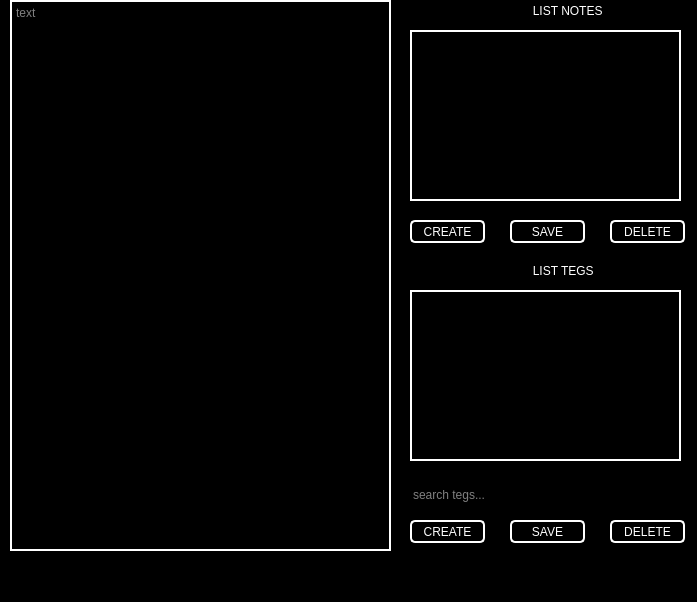
<?xml version="1.0" encoding="UTF-8"?>
<ui version="4.0">
 <class>MainWindow</class>
 <widget class="QMainWindow" name="MainWindow">
  <property name="geometry">
   <rect>
    <x>0</x>
    <y>0</y>
    <width>697</width>
    <height>602</height>
   </rect>
  </property>
  <property name="windowTitle">
   <string>EASY FACKING EDITOR BITCH</string>
  </property>
  <property name="styleSheet">
   <string notr="true">background:black;
color:white;</string>
  </property>
  <widget class="QWidget" name="centralwidget">
   <widget class="QLineEdit" name="list_notes">
    <property name="geometry">
     <rect>
      <x>410</x>
      <y>0</y>
      <width>271</width>
      <height>21</height>
     </rect>
    </property>
    <property name="styleSheet">
     <string notr="true">text-align: center;</string>
    </property>
    <property name="text">
     <string>                                    LIST NOTES</string>
    </property>
   </widget>
   <widget class="QTextEdit" name="text">
    <property name="geometry">
     <rect>
      <x>10</x>
      <y>0</y>
      <width>381</width>
      <height>551</height>
     </rect>
    </property>
    <property name="styleSheet">
     <string notr="true">border:2px solid white;</string>
    </property>
    <property name="placeholderText">
     <string>text</string>
    </property>
   </widget>
   <widget class="QListWidget" name="notes">
    <property name="geometry">
     <rect>
      <x>410</x>
      <y>30</y>
      <width>271</width>
      <height>171</height>
     </rect>
    </property>
    <property name="styleSheet">
     <string notr="true">border:2px solid white;</string>
    </property>
   </widget>
   <widget class="QPushButton" name="create_notes">
    <property name="geometry">
     <rect>
      <x>410</x>
      <y>220</y>
      <width>75</width>
      <height>23</height>
     </rect>
    </property>
    <property name="styleSheet">
     <string notr="true">border:2px solid white;
border-radius: 5px;</string>
    </property>
    <property name="text">
     <string>CREATE</string>
    </property>
   </widget>
   <widget class="QPushButton" name="delete_notes">
    <property name="geometry">
     <rect>
      <x>610</x>
      <y>220</y>
      <width>75</width>
      <height>23</height>
     </rect>
    </property>
    <property name="styleSheet">
     <string notr="true">border:2px solid white;
border-radius: 5px;</string>
    </property>
    <property name="text">
     <string>DELETE</string>
    </property>
   </widget>
   <widget class="QPushButton" name="save_note">
    <property name="geometry">
     <rect>
      <x>510</x>
      <y>220</y>
      <width>75</width>
      <height>23</height>
     </rect>
    </property>
    <property name="styleSheet">
     <string notr="true">border:2px solid white;
border-radius: 5px;</string>
    </property>
    <property name="text">
     <string>SAVE</string>
    </property>
   </widget>
   <widget class="QLineEdit" name="list_tegs">
    <property name="geometry">
     <rect>
      <x>410</x>
      <y>260</y>
      <width>271</width>
      <height>21</height>
     </rect>
    </property>
    <property name="text">
     <string>                                    LIST TEGS</string>
    </property>
   </widget>
   <widget class="QLineEdit" name="search_tags">
    <property name="geometry">
     <rect>
      <x>410</x>
      <y>479</y>
      <width>271</width>
      <height>31</height>
     </rect>
    </property>
    <property name="placeholderText">
     <string>search tegs...</string>
    </property>
   </widget>
   <widget class="QPushButton" name="creat_tags">
    <property name="geometry">
     <rect>
      <x>410</x>
      <y>520</y>
      <width>75</width>
      <height>23</height>
     </rect>
    </property>
    <property name="styleSheet">
     <string notr="true">border:2px solid white;
border-radius: 5px;</string>
    </property>
    <property name="text">
     <string>CREATE</string>
    </property>
   </widget>
   <widget class="QPushButton" name="save_tegs">
    <property name="geometry">
     <rect>
      <x>510</x>
      <y>520</y>
      <width>75</width>
      <height>23</height>
     </rect>
    </property>
    <property name="styleSheet">
     <string notr="true">border:2px solid white;
border-radius: 5px;</string>
    </property>
    <property name="text">
     <string>SAVE</string>
    </property>
   </widget>
   <widget class="QPushButton" name="delete_tag">
    <property name="geometry">
     <rect>
      <x>610</x>
      <y>520</y>
      <width>75</width>
      <height>23</height>
     </rect>
    </property>
    <property name="styleSheet">
     <string notr="true">border:2px solid white;
border-radius: 5px;</string>
    </property>
    <property name="text">
     <string>DELETE</string>
    </property>
   </widget>
   <widget class="QListWidget" name="tegs">
    <property name="geometry">
     <rect>
      <x>410</x>
      <y>290</y>
      <width>271</width>
      <height>171</height>
     </rect>
    </property>
    <property name="styleSheet">
     <string notr="true">border:2px solid white;</string>
    </property>
   </widget>
  </widget>
  <widget class="QMenuBar" name="menubar">
   <property name="geometry">
    <rect>
     <x>0</x>
     <y>0</y>
     <width>697</width>
     <height>21</height>
    </rect>
   </property>
  </widget>
  <widget class="QStatusBar" name="statusbar"/>
 </widget>
 <resources/>
 <connections/>
</ui>
